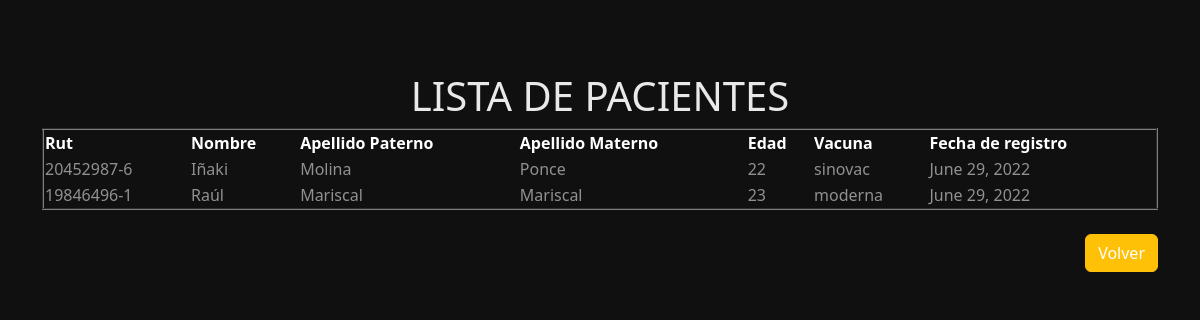
The app's page /listaction/, older data.
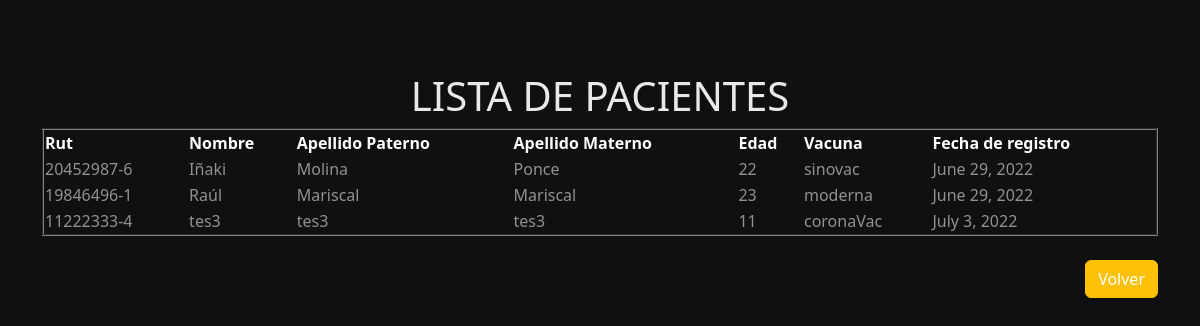
The same page, newer data.
### vacunatorio/models.py (models this page shows)
class Persona(models.Model):
    rut=models.CharField(max_length=10)
    nombre=models.CharField(max_length=30)
    apepat=models.CharField(max_length=30)
    apemat=models.CharField(max_length=30)
    edad=models.IntegerField(max_length=30)
    nombre_vacuna=models.CharField(max_length=50)
    fecha=models.DateField()

### vacunatorio/views.py (the view)
# urls.py: path('listaction/',views.listaction),
def listaction(request):
    datos = Persona.objects.all()
    return render(request,'list.html',{'personas':datos})

### vacunatorio/templates/list.html (shortened to what this page needs)
<!DOCTYPE html>
<html lang="en">
<head>
    <link href="https://cdn.jsdelivr.net/npm/bootstrap@5.2.0-beta1/dist/css/bootstrap.min.css" rel="stylesheet">
    <link rel="stylesheet" href="/static/vacunatorio/style.css">
</head>
<body>
    <div>
        <!DOCTYPE html>
<html lang="en">
<head>
</head>
<body>
    <div class="container"><br><br><br>
        <form action="/listaction/" method="get">
            <h1>LISTA DE PACIENTES</h1>
            <table border="2" style="border-radius:4px">
                <thead>
                    <th>Rut</th>
                    <th>Nombre</th>
                    <th>Apellido Paterno</th>
                    <th>Apellido Materno</th>
                    <th>Edad</th>
                    <th>Vacuna</th>
                    <th>Fecha de registro</th>
                </thead>
                {% if personas %}
                {% for per in personas  %}
                <tbody>
                    <tr>
                        <td>{{per.rut}}</td>
                        <td>{{per.nombre}}</td>
                        <td>{{per.apepat}}</td>
                        <td>{{per.apemat}}</td>
                        <td>{{per.edad }}</td>
                        <td>{{per.nombre_vacuna}}</td>
                        <td>{{per.fecha}}</td>
                    </tr>
                </tbody>
                {% endfor %}
                {% endif %}
            </table>
        </form>
        <br>
        <div class="d-grid gap-2 d-md-flex justify-content-md-end">
            <button class="btn btn-warning"><a href="/index/">Volver</a></button>
        </div>
    </div>
</body>
</html>
    </div>
</body>
</html>

### vacunatorio/static/vacunatorio/style.css (style rules this page uses)
body { background-color: #111010; }
h1 { text-align: center; color: rgb(233, 233, 233); }
div a { text-align: center; }
div button a { color: white; text-decoration: none; }
form table { width: 100%; color: rgb(179, 86, 0); }
form table thead th { color: white; }
form table tr td { color: rgb(145, 145, 145); }

Row changes from the older to the newer data that the page shows:
added Persona: rut "11222333-4", nombre "tes3", apepat "tes3", apemat "tes3", edad "11", nombre_vacuna "coronaVac", fecha "July 3, 2022"
